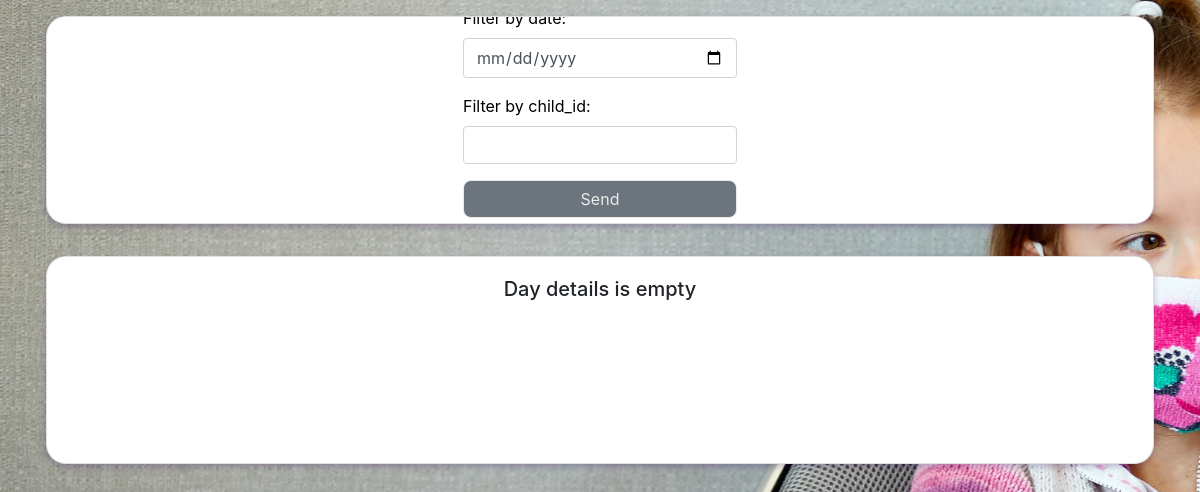
Before: /day_details.php (signed in) with the older database file.
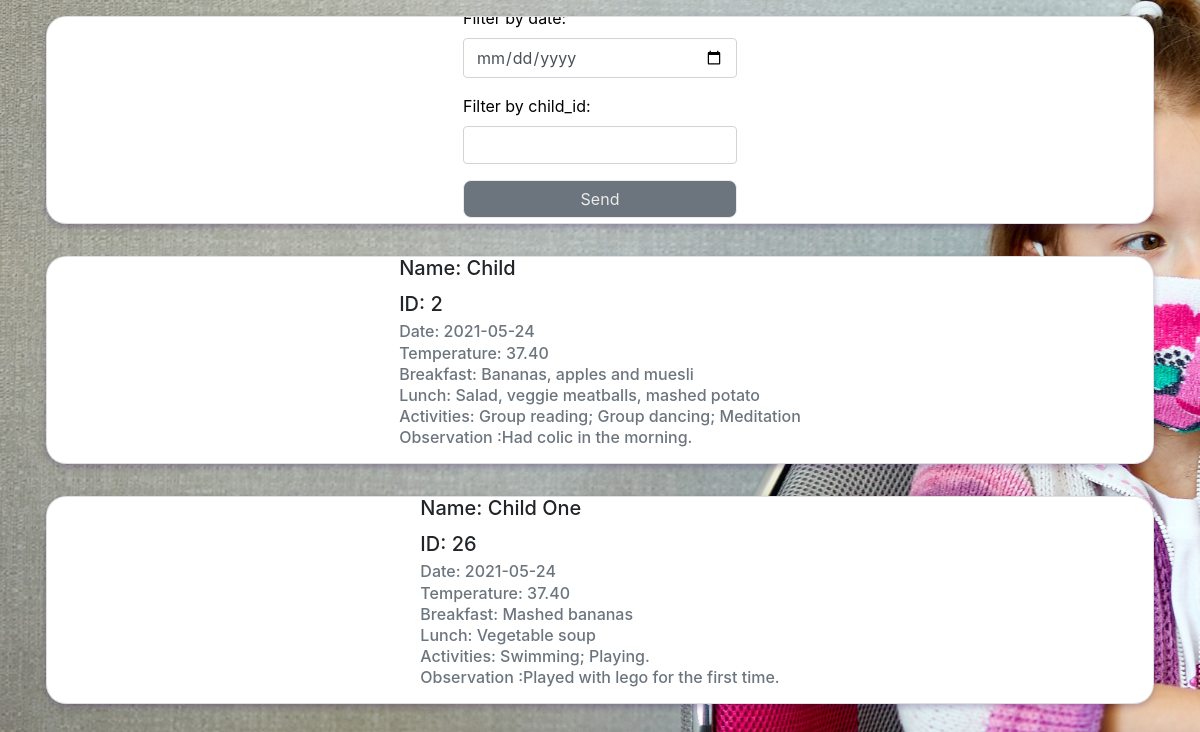
After: the same page with the newer database file.
### tables this page shows
CREATE TABLE `day` (
  `id` int NOT NULL AUTO_INCREMENT,
  `date` date NOT NULL,
  `child_id` int NOT NULL,
  `temperature` decimal(4,2) NOT NULL,
  `breakfast` varchar(400) NOT NULL,
  `lunch` varchar(400) NOT NULL,
  `activities` varchar(800) NOT NULL,
  `observation` varchar(400) DEFAULT NULL,
  PRIMARY KEY (`id`),
  KEY `child_id` (`child_id`)
);

CREATE TABLE `child` (
  `id` int NOT NULL AUTO_INCREMENT,
  `name` varchar(100) NOT NULL,
  `category` varchar(100) NOT NULL,
  `week_days` int NOT NULL,
  `mode` varchar(100) NOT NULL,
  PRIMARY KEY (`id`)
);

### day_details.php (the view, shortened to what this page needs)
<html lang="en">
<head>
    <link rel="stylesheet" href="https://maxcdn.bootstrapcdn.com/bootstrap/4.0.0/css/bootstrap.min.css">
    <link rel="stylesheet" href="style/style.css">
</head>
<body>
<div class="container">
    <div class="row justify-content-center" >
        <?php
        require('mysql_connect.php');
        if ($_SESSION['role'] == "admin") {
            echo "
                   <div class='card' style='width: 70rem; margin: 1rem;'>
                        <div class='card-body'>
                            <form action='day_details.php' method='get'>
                                <div class='form-group'>
                                    <label for='date'>Filter by date:</label>
                                    <input type='date' name='date' class='form-control' maxlength=100 >
                                </div>
                                <div class='form-group'>
                                    <label for='id'>Filter by child_id:</label>
                                    <input type='text' name='id' class='form-control' maxlength=100 >
                                </div>
                                <div class='form-group'>
                                    <button type='submit' name='send' class='btn btn-secondary btn-block'>Send</button>
                                </div>
                                <p class='text-center'><?= $msg; ?></p>
                            </form>
                        </div>
                   </div>
            ";
            $query = "SELECT day.child_id, day.temperature, day.breakfast, day.lunch, day.activities, day.observation, day.date, child.name FROM day JOIN child
ON day.child_id = child.id";
            $result = @mysqli_query($db_connection, $query);
        }
        if ($result->num_rows > 0) {
            while ($row = $result->fetch_assoc()) {
                echo "<div class='card' style='width: 70rem; margin: 1rem;'>
                            <div class='card-body'>
                                <form action='testimonial_manage.php' method='get'>
                                    <h5 class='card-title'>Name: " . $row["name"] . "</h5>
                                    <h5 class='card-title'>ID: " . $row["child_id"] . "</h5>
                                    <h6 class='card-subtitle mb-2 text-muted'>Date: " . $row["date"]. "</h6>
                                    <h6 class='card-subtitle mb-2 text-muted'>Temperature: " . $row["temperature"] . "</h6>
                                    <h6 class='card-subtitle mb-2 text-muted'>Breakfast: " . $row["breakfast"] . "</h6>
                                    <h6 class='card-subtitle mb-2 text-muted'>Lunch: " . $row["lunch"] . "</h6>
                                    <h6 class='card-subtitle mb-2 text-muted'>Activities: " . $row["activities"] . "</h6>
                                    <h6 class='card-subtitle mb-2 text-muted'>Observation :" . $row["observation"] . "</h6>
                                    <div class='form-group'>
                                    </div>
                                </form>
                            </div>
                        </div>";
            }
        }
        else{
            echo "<div class='card' style='width: 70rem; margin: 1rem;'>
                        <div class='card-body'>
                            <form action='testimonial_manage.php' method='get'>
                                <h5 class='card-title'>Day details is empty</h5>
                                </div>
                            </form>
                        </div>
                  </div>";
        }
        ?>
    </div>
</div>
</body>
</html>

Changed rows visible on the page:
added day: child.name "Child", child "2", date "2021-05-24", temperature "37.40", breakfast "Bananas, apples and muesli", lunch "Salad, veggie meatballs, mashed potato", activities "Group reading; Group dancing; Meditation", observation "Had colic in the morning."
added day: child.name "Child One", child "26", date "2021-05-24", temperature "37.40", breakfast "Mashed bananas", lunch "Vegetable soup", activities "Swimming; Playing.", observation "Played with lego for the first time."
Other visible differences:
text no longer shown: "Day details is empty"
